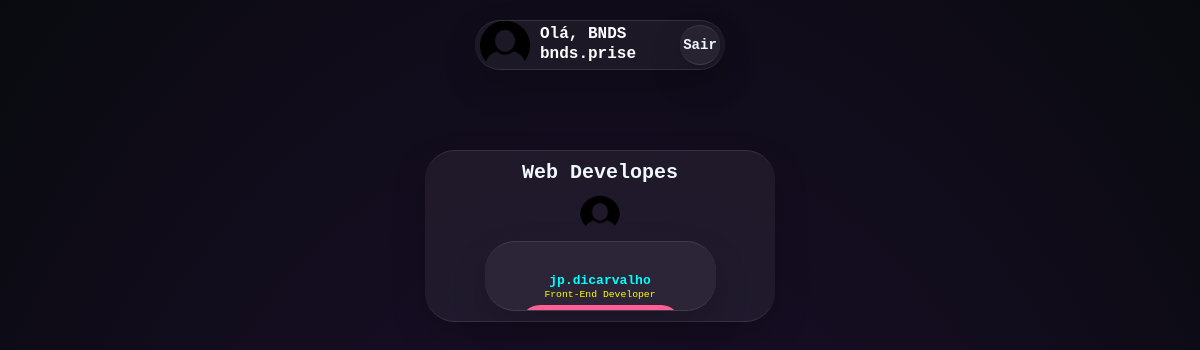
/Frontend-page.php (signed in), run on an earlier commit of the app's database.
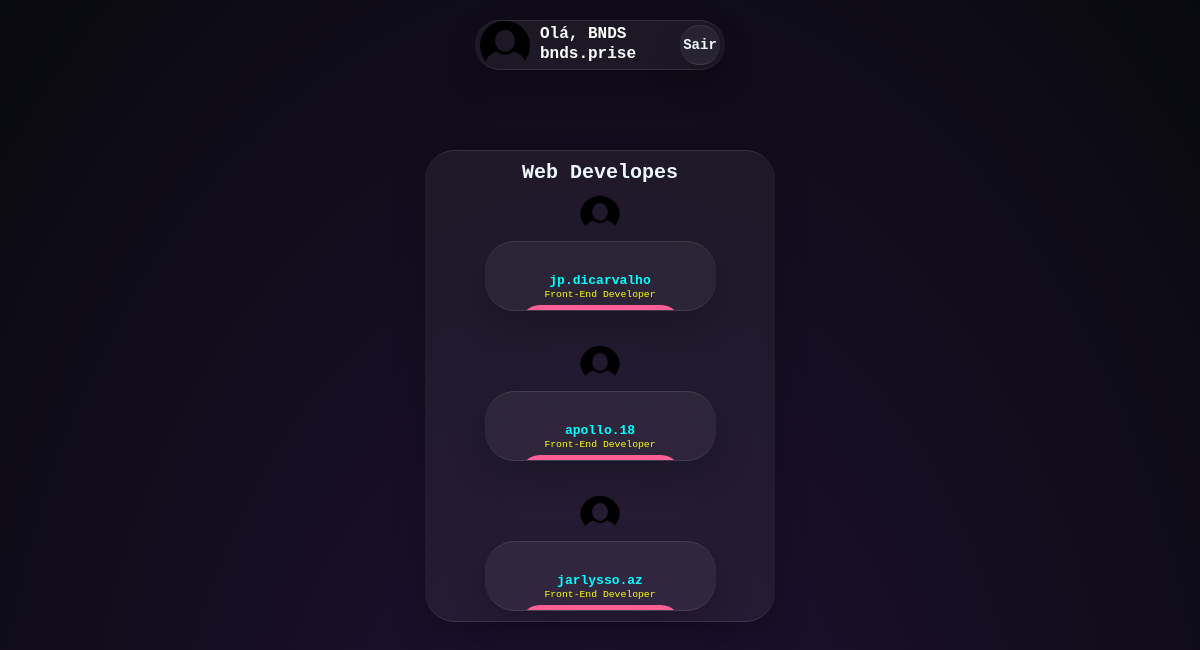
And on a later commit of the database.
### tables this page shows
CREATE TABLE `empresas` (
  `id` int(11) NOT NULL,
  `nome` varchar(60) NOT NULL,
  `email` varchar(60) NOT NULL,
  `usuario` varchar(20) NOT NULL,
  `senha` varchar(8) NOT NULL
);

CREATE TABLE `users` (
  `id` int(11) NOT NULL,
  `nome` varchar(60) NOT NULL,
  `email` varchar(60) NOT NULL,
  `usuario` varchar(20) NOT NULL,
  `senha` varchar(8) NOT NULL,
  `desenvolvedor` varchar(11) NOT NULL
);

### Frontend-page.php (the view, shortened to what this page needs)
<html lang="pt-br">
<head>
    <link rel="stylesheet" href="css/Frontend-page.css">
</head>
<body>
        <?php
                if (isset($_SESSION['id']) and (isset($_SESSION['nome']))) {
                    include_once "conexao.php";
                    $query_usuario = "SELECT id, nome, email, usuario FROM empresas WHERE id=:id LIMIT 1";
                    $result_usuario = $conn->prepare($query_usuario);
                    $result_usuario->bindParam(':id', $_SESSION['id'], PDO::PARAM_INT);
                    $result_usuario->execute();
                    if (($result_usuario) and ($result_usuario->rowCount() != 0)) {
                        $row_usuario = $result_usuario->fetch(PDO::FETCH_ASSOC);
                        extract($row_usuario);
        ?>
                        <header>
                        <img id='img' src='img/img1.png'>
                        <div class='box'>
                            <div class='usuario'>Olá, <?php echo $_SESSION['nome'];?></div>
                            <div class='usuario'><?php echo $usuario;?></div>
                        </div>
                        <div id='sair'><a href='sair.php'>Sair</a></div>
                 </header>
                 <?php
                            $query_dev = "SELECT id, nome, email, usuario, desenvolvedor, FotoUsuario FROM users WHERE desenvolvedor='Front-End'";
                            $result_dev = $conn->prepare($query_dev);
                            $result_dev->execute();
                            if (($result_dev) and ($result_dev->rowCount() != 0))
                                echo"<div class='section'>
                                        <h1>Web Developes</h1>";
                                    while($row_dev = $result_dev->fetch(PDO::FETCH_ASSOC)){
                                            extract($row_dev);
                ?>                              <div class='card'>
                                                    <div class='ImgBox'>
                                                    <?php
                                                        if((!empty($FotoUsuario)) AND (file_exists("img/$id/$FotoUsuario"))){
                                                            echo "<img class='imgUsuario' src='img/$id/$FotoUsuario'>";
                                                        }else{
                                                            echo "<img src='img/img1.png'>";
                                                        }?>
                                                    </div>
                                                    <div class='content'>
                                                        <div class='details'>
                                                            <h2><?php echo $usuario;?><br></h2>
                                                                <p>Front-End Developer</p>
                                                                <div class='actionBtn'>
                                                                    <button><a href="visualizar.php?<?php echo "id=$id";?>">Visualizar Perfil</a></button>
                                                                </div>
                                                        </div>
                                                    </div>
                                                </div>
                                <?php
                                    }
                                ?>
                                </div>
                    <?php
                    } else {
                        echo"<script> alert('Usuário não encontrado. Realize o Login!');
                        window.location.href='loginEmp.php';
                        </script>";
                    }
                } else {
                    echo"<script> alert('Usuário não encontrado. Realize o Login!');
                    window.location.href='loginEmp.php';
                    </script>";
                }
        ?>
</body>
</html>

### css/Frontend-page.css (style rules this page uses)
* { margin: 0; padding: 0; box-sizing: border-box; font-family: monospace; }
body { display: flex; justify-content: center; align-items: center; flex-direction: column; min-height: 110vh; background: radial-gradient(ellipse at bottom, #211134 0%,#090a0f 100%); }
header { position: absolute; top: 20px; display: flex; justify-content: center; align-items: center; flex-direction: row; width: 250px; height: 50px; background: rgba(255, 255, 255, 0.05); box-shadow: 0 15px 35px rgba(0, 0, 0, 0.2); border-top: 1px solid rgba(255,255,255,0.1); border-bottom: 1px solid rgba(255,255,255,0.1); border-radius: 30px; padding: 2px; }
.box { position: relative; display: flex; justify-content: center; flex-direction: column; width: 120px; height: 60px; color: white; }
#img { position: absolute; left: 5px; bottom: 3px; margin-right: 5px; width: 50px; height: 50px; }
.usuario { position: relative; display: flex; text-align: left; width: 100px; height: 20px; font-size: 16px; font-weight: bold; }
#sair { position: absolute; display: flex; justify-content: center; align-items: center; background: rgba(255, 255, 255, 0.05); box-shadow: 0 15px 35px rgba(0, 0, 0, 0.2); border-top: 1px solid rgba(255,255,255,0.1); border-bottom: 1px solid rgba(255,255,255,0.1); border-radius: 30px; width: 40px; height: 40px; right: 5px; }
a { color: aliceblue; text-decoration: none; font-size: 14px; font-weight: bold; }
.section { position: absolute; top: 150px; display: flex; justify-content: center; align-items: center; flex-direction: column; width: 350px; background: rgba(255, 255, 255, 0.05); box-shadow: 0 15px 35px rgba(0, 0, 0, 0.2); border-top: 1px solid rgba(255,255,255,0.1); border-bottom: 1px solid rgba(255,255,255,0.1); border-radius: 30px; padding: 10px; }
h1 { position: absolute; left: 50%; top: 10px; color: aliceblue; transform: translateX(-50%); font-size: 20px; font-weight: bold; }
.card { position: relative; width: 70%; height: 70px; margin-top: 80px; background: rgba(255, 255, 255, 0.05); box-shadow: 0 15px 35px rgba(0, 0, 0, 0.2); border-top: 1px solid rgba(255,255,255,0.1); border-bottom: 1px solid rgba(255,255,255,0.1); border-radius: 30px; transition: 0.5s; }
.ImgBox { position: absolute; left: 50%; top: -50px; transform: translateX(-50%); width: 40px; height: 40px; overflow: hidden; transition: 0.5s; border-radius: 20px; }
.ImgBox img { position: absolute; top: 0; left: 0; width: 100%; height: 100%; object-fit: cover; }
.card .content { position: absolute; width: 100%; height: 100%; display: flex; justify-content: center; align-items: flex-end; overflow: hidden; }
.card .content .details { padding: 20px; text-align: center; width: 100%; margin: 15px; transition: 0.5s; transform: translateY(70px); }
.card .content .details h2 { font-size: 1.0em; font-weight: 600; line-height: 1.2em; color: aqua; }
.card .content .details p { font-size: 0.75em; font-weight: 500; margin-bottom: 5px; color: yellow; }
.card .content .details .actionBtn { display: flex; justify-content: center; }
.card .content .details .actionBtn button { padding: 10px; border-radius: 20px; border: none; outline: none; font-size: 1em; font-weight: 500; background: #ff5f95; color: #fff; cursor: pointer; height: 40px; }

What changed in the data, as far as the page shows it:
added users: usuario "apollo.18"
added users: usuario "jarlysso.az"
